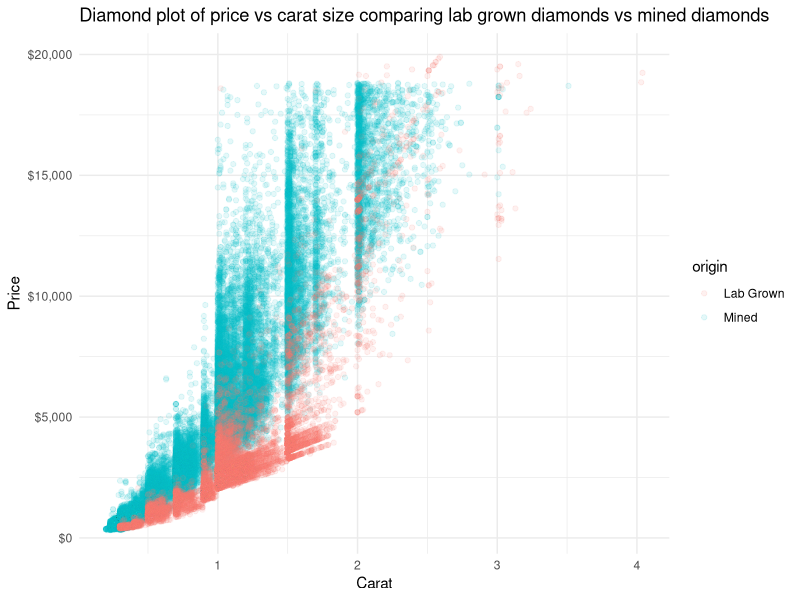

Reproduce this figure in R.
library(tidyverse)
library(xml2)

data(diamonds)

clarityrating = tolower(c("SI2","SI1","VS2","VS1","VVS2","VVS1","IF","FL"))
colorrating = tolower(c("J","I","H","G","F","E","D"))
cutrating = tolower(c("Fair", "Good", "Very Good", "Ideal", "Premium"))



read.diamonds = function(.data) {
  .data %>%
    select(price
           , carat
           , clarity
           , color
           , cut) %>%

  mutate(
    clarity = tolower(clarity),
    color = tolower(color),
    cut = gsub("super ideal",
                       "premium",
                       tolower(cut)),
    claritynum = match(clarity, clarityrating),
    colornum = match(color, colorrating),
    cutnum = match(cut, cutrating)
  ) %>%
    na.omit() %>%
    mutate(price = log(price),
           carat = log(carat))
}

diamonds = diamonds %>% read.diamonds()




diamonds.lm = lm(price~.,data=diamonds)

add.predictions = function(.data) {
  prediction = predict(diamonds.lm, .data)
  
  .data %>% mutate(
    predicted = exp(prediction)
    , price = exp(price)
    , carat = exp(carat)
    , difference = predicted - price
    , diffdiv = (predicted - price)/(price + predicted)
  )
}


brilliantearth = read.csv("brilliantearth.csv",stringsAsFactors = FALSE) %>% 
  read.diamonds() %>% 
  add.predictions() %>%
  mutate(origin = "Lab Grown")


# moissanite---------------
# conversion = read.csv("conversion.csv") %>% 
#   mutate(mm = as.numeric(gsub(" .+$","",mm)),
#          carat = as.numeric(gsub(" .+$","",carat)))
# 
# moissanite = read.csv("moissanite.csv") %>%
#   merge(conversion, all.x=TRUE) %>%
#   select(price, carat) %>%
#   mutate(origin="moissanite"
#          , clarity  = NA
#          , color  = NA
#          , cut  = NA
#          , claritynum  = NA
#          , colornum  = NA
#          , cutnum  = NA
#          , predicted  = NA
#          , difference  = NA
#          , diffdiv = NA
#          )
# 
#---------------



diamonds = diamonds %>% 
  add.predictions() %>%
  mutate(origin = "Mined") %>% 
  rbind(brilliantearth)


gooddiamonds = diamonds %>% 
  filter(diffdiv > 0.2,
         # claritynum > 3,
         # cutnum > 3,
         color %in% c("d","e","f"),
         price <= 2200,
         carat >= 0.65,
         carat <= 0.75,
         origin %in% c("RECENT","lab","bluenile"))


ggplot(diamonds %>% filter(price < 20000),
       aes(carat, price,
           colour=origin,
           group = origin
           )) +
  geom_point(alpha = 0.1) +
  # geom_smooth(se = FALSE,
  #             method="lm") + 
  ylab("Price") +
  xlab("Carat") +
  guides(fill=guide_legend(title="Origin")) +
  # facet_wrap(~origin) +
  scale_y_continuous(labels = scales::dollar) +
  theme_minimal() +
  ggtitle("Diamond plot of price vs carat size comparing lab grown diamonds vs mined diamonds")



gooddiamonds %>% arrange(desc(diffdiv))


# bluenile = as.character(read.csv("bluenile.csv",header=FALSE)[,1])
# 
# row = rep(1:1000, each=7)
# 
# data.table::rbindlist(lapply(1:1000,function(x) {
#   data.frame(t(bluenile[row == x]))
# })) %>% write.csv("bluenile.csv",row.names=FALSE,na="")



